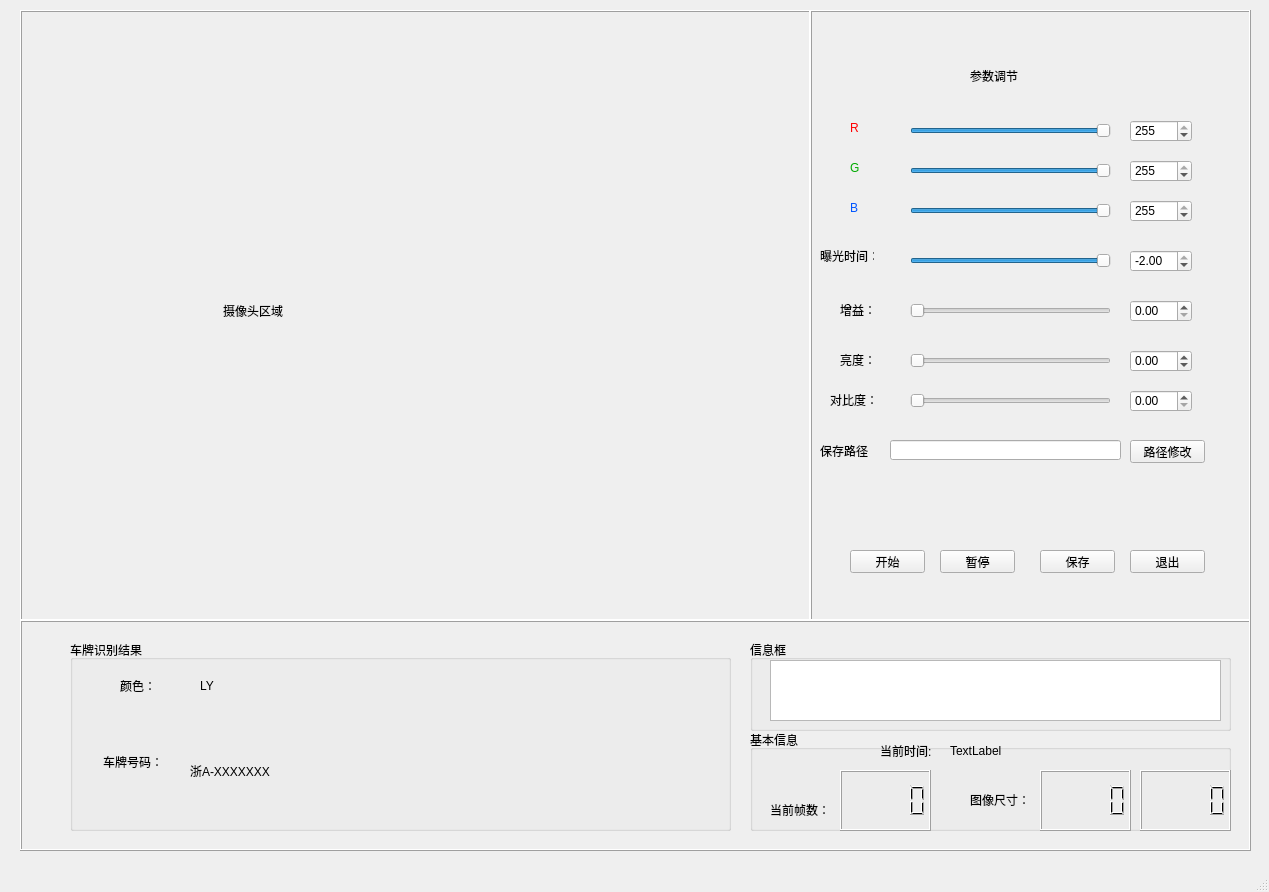
<?xml version="1.0" encoding="UTF-8"?>
<ui version="4.0">
 <class>camera</class>
 <widget class="QMainWindow" name="camera">
  <property name="geometry">
   <rect>
    <x>0</x>
    <y>0</y>
    <width>1269</width>
    <height>892</height>
   </rect>
  </property>
  <property name="windowTitle">
   <string>MainWindow</string>
  </property>
  <widget class="QWidget" name="centralwidget">
   <widget class="QFrame" name="frame">
    <property name="geometry">
     <rect>
      <x>20</x>
      <y>10</y>
      <width>791</width>
      <height>611</height>
     </rect>
    </property>
    <property name="frameShape">
     <enum>QFrame::Box</enum>
    </property>
    <property name="frameShadow">
     <enum>QFrame::Raised</enum>
    </property>
    <widget class="QLabel" name="DispLb">
     <property name="geometry">
      <rect>
       <x>10</x>
       <y>10</y>
       <width>771</width>
       <height>581</height>
      </rect>
     </property>
     <property name="text">
      <string>                                                          摄像头区域</string>
     </property>
    </widget>
   </widget>
   <widget class="QFrame" name="frame_2">
    <property name="geometry">
     <rect>
      <x>810</x>
      <y>10</y>
      <width>441</width>
      <height>611</height>
     </rect>
    </property>
    <property name="frameShape">
     <enum>QFrame::Box</enum>
    </property>
    <property name="frameShadow">
     <enum>QFrame::Raised</enum>
    </property>
    <widget class="QPushButton" name="ShowBt">
     <property name="geometry">
      <rect>
       <x>40</x>
       <y>540</y>
       <width>75</width>
       <height>23</height>
      </rect>
     </property>
     <property name="text">
      <string>开始</string>
     </property>
    </widget>
    <widget class="QPushButton" name="StopBt">
     <property name="geometry">
      <rect>
       <x>130</x>
       <y>540</y>
       <width>75</width>
       <height>23</height>
      </rect>
     </property>
     <property name="text">
      <string>暂停</string>
     </property>
    </widget>
    <widget class="QDoubleSpinBox" name="RedColorSpB">
     <property name="geometry">
      <rect>
       <x>320</x>
       <y>110</y>
       <width>62</width>
       <height>22</height>
      </rect>
     </property>
     <property name="decimals">
      <number>0</number>
     </property>
     <property name="maximum">
      <double>255.000000000000000</double>
     </property>
     <property name="value">
      <double>255.000000000000000</double>
     </property>
    </widget>
    <widget class="QSlider" name="RedColorSld">
     <property name="geometry">
      <rect>
       <x>100</x>
       <y>110</y>
       <width>201</width>
       <height>22</height>
      </rect>
     </property>
     <property name="maximum">
      <number>255</number>
     </property>
     <property name="value">
      <number>255</number>
     </property>
     <property name="sliderPosition">
      <number>255</number>
     </property>
     <property name="orientation">
      <enum>Qt::Horizontal</enum>
     </property>
    </widget>
    <widget class="QSlider" name="GreenColorSld">
     <property name="geometry">
      <rect>
       <x>100</x>
       <y>150</y>
       <width>201</width>
       <height>22</height>
      </rect>
     </property>
     <property name="maximum">
      <number>255</number>
     </property>
     <property name="value">
      <number>255</number>
     </property>
     <property name="orientation">
      <enum>Qt::Horizontal</enum>
     </property>
    </widget>
    <widget class="QSlider" name="BlueColorSld">
     <property name="geometry">
      <rect>
       <x>100</x>
       <y>190</y>
       <width>201</width>
       <height>22</height>
      </rect>
     </property>
     <property name="maximum">
      <number>255</number>
     </property>
     <property name="value">
      <number>255</number>
     </property>
     <property name="orientation">
      <enum>Qt::Horizontal</enum>
     </property>
    </widget>
    <widget class="QDoubleSpinBox" name="GreenColorSpB">
     <property name="geometry">
      <rect>
       <x>320</x>
       <y>150</y>
       <width>62</width>
       <height>22</height>
      </rect>
     </property>
     <property name="decimals">
      <number>0</number>
     </property>
     <property name="minimum">
      <double>0.000000000000000</double>
     </property>
     <property name="maximum">
      <double>255.000000000000000</double>
     </property>
     <property name="value">
      <double>255.000000000000000</double>
     </property>
    </widget>
    <widget class="QDoubleSpinBox" name="BlueColorSpB">
     <property name="geometry">
      <rect>
       <x>320</x>
       <y>190</y>
       <width>62</width>
       <height>22</height>
      </rect>
     </property>
     <property name="decimals">
      <number>0</number>
     </property>
     <property name="maximum">
      <double>255.000000000000000</double>
     </property>
     <property name="singleStep">
      <double>0.000000000000000</double>
     </property>
     <property name="value">
      <double>255.000000000000000</double>
     </property>
    </widget>
    <widget class="QLabel" name="label_4">
     <property name="geometry">
      <rect>
       <x>40</x>
       <y>110</y>
       <width>21</width>
       <height>16</height>
      </rect>
     </property>
     <property name="palette">
      <palette>
       <active>
        <colorrole role="WindowText">
         <brush brushstyle="SolidPattern">
          <color alpha="255">
           <red>255</red>
           <green>0</green>
           <blue>0</blue>
          </color>
         </brush>
        </colorrole>
       </active>
       <inactive>
        <colorrole role="WindowText">
         <brush brushstyle="SolidPattern">
          <color alpha="255">
           <red>255</red>
           <green>0</green>
           <blue>0</blue>
          </color>
         </brush>
        </colorrole>
       </inactive>
       <disabled>
        <colorrole role="WindowText">
         <brush brushstyle="SolidPattern">
          <color alpha="255">
           <red>120</red>
           <green>120</green>
           <blue>120</blue>
          </color>
         </brush>
        </colorrole>
       </disabled>
      </palette>
     </property>
     <property name="styleSheet">
      <string notr="true">font: 14pt &quot;Consolas&quot;;
</string>
     </property>
     <property name="text">
      <string>R</string>
     </property>
    </widget>
    <widget class="QLabel" name="label_5">
     <property name="geometry">
      <rect>
       <x>40</x>
       <y>150</y>
       <width>21</width>
       <height>16</height>
      </rect>
     </property>
     <property name="palette">
      <palette>
       <active>
        <colorrole role="WindowText">
         <brush brushstyle="SolidPattern">
          <color alpha="255">
           <red>0</red>
           <green>170</green>
           <blue>0</blue>
          </color>
         </brush>
        </colorrole>
       </active>
       <inactive>
        <colorrole role="WindowText">
         <brush brushstyle="SolidPattern">
          <color alpha="255">
           <red>0</red>
           <green>170</green>
           <blue>0</blue>
          </color>
         </brush>
        </colorrole>
       </inactive>
       <disabled>
        <colorrole role="WindowText">
         <brush brushstyle="SolidPattern">
          <color alpha="255">
           <red>120</red>
           <green>120</green>
           <blue>120</blue>
          </color>
         </brush>
        </colorrole>
       </disabled>
      </palette>
     </property>
     <property name="styleSheet">
      <string notr="true">font: 14pt &quot;Consolas&quot;;</string>
     </property>
     <property name="text">
      <string>G</string>
     </property>
    </widget>
    <widget class="QLabel" name="label_6">
     <property name="geometry">
      <rect>
       <x>40</x>
       <y>190</y>
       <width>21</width>
       <height>16</height>
      </rect>
     </property>
     <property name="palette">
      <palette>
       <active>
        <colorrole role="WindowText">
         <brush brushstyle="SolidPattern">
          <color alpha="255">
           <red>0</red>
           <green>85</green>
           <blue>255</blue>
          </color>
         </brush>
        </colorrole>
       </active>
       <inactive>
        <colorrole role="WindowText">
         <brush brushstyle="SolidPattern">
          <color alpha="255">
           <red>0</red>
           <green>85</green>
           <blue>255</blue>
          </color>
         </brush>
        </colorrole>
       </inactive>
       <disabled>
        <colorrole role="WindowText">
         <brush brushstyle="SolidPattern">
          <color alpha="255">
           <red>120</red>
           <green>120</green>
           <blue>120</blue>
          </color>
         </brush>
        </colorrole>
       </disabled>
      </palette>
     </property>
     <property name="styleSheet">
      <string notr="true">font: 14pt &quot;Consolas&quot;;</string>
     </property>
     <property name="text">
      <string>B</string>
     </property>
    </widget>
    <widget class="QSlider" name="ExpTimeSld">
     <property name="geometry">
      <rect>
       <x>100</x>
       <y>240</y>
       <width>201</width>
       <height>22</height>
      </rect>
     </property>
     <property name="minimum">
      <number>-10</number>
     </property>
     <property name="maximum">
      <number>-2</number>
     </property>
     <property name="orientation">
      <enum>Qt::Horizontal</enum>
     </property>
    </widget>
    <widget class="QSlider" name="GainSld">
     <property name="geometry">
      <rect>
       <x>100</x>
       <y>290</y>
       <width>201</width>
       <height>22</height>
      </rect>
     </property>
     <property name="orientation">
      <enum>Qt::Horizontal</enum>
     </property>
    </widget>
    <widget class="QSlider" name="BrightSld">
     <property name="geometry">
      <rect>
       <x>100</x>
       <y>340</y>
       <width>201</width>
       <height>22</height>
      </rect>
     </property>
     <property name="orientation">
      <enum>Qt::Horizontal</enum>
     </property>
    </widget>
    <widget class="QSlider" name="ContrastSld">
     <property name="geometry">
      <rect>
       <x>100</x>
       <y>380</y>
       <width>201</width>
       <height>22</height>
      </rect>
     </property>
     <property name="orientation">
      <enum>Qt::Horizontal</enum>
     </property>
    </widget>
    <widget class="QLabel" name="label_7">
     <property name="geometry">
      <rect>
       <x>10</x>
       <y>240</y>
       <width>54</width>
       <height>12</height>
      </rect>
     </property>
     <property name="text">
      <string>曝光时间：</string>
     </property>
    </widget>
    <widget class="QLabel" name="label_8">
     <property name="geometry">
      <rect>
       <x>30</x>
       <y>290</y>
       <width>54</width>
       <height>20</height>
      </rect>
     </property>
     <property name="text">
      <string>增益：</string>
     </property>
    </widget>
    <widget class="QLabel" name="label_9">
     <property name="geometry">
      <rect>
       <x>30</x>
       <y>340</y>
       <width>54</width>
       <height>20</height>
      </rect>
     </property>
     <property name="text">
      <string>亮度：</string>
     </property>
    </widget>
    <widget class="QLabel" name="label_10">
     <property name="geometry">
      <rect>
       <x>20</x>
       <y>380</y>
       <width>54</width>
       <height>20</height>
      </rect>
     </property>
     <property name="text">
      <string>对比度：</string>
     </property>
    </widget>
    <widget class="QDoubleSpinBox" name="ExpTimeSpB">
     <property name="geometry">
      <rect>
       <x>320</x>
       <y>240</y>
       <width>62</width>
       <height>22</height>
      </rect>
     </property>
     <property name="decimals">
      <number>2</number>
     </property>
     <property name="minimum">
      <double>-10.000000000000000</double>
     </property>
     <property name="maximum">
      <double>-2.000000000000000</double>
     </property>
    </widget>
    <widget class="QDoubleSpinBox" name="GainSpB">
     <property name="geometry">
      <rect>
       <x>320</x>
       <y>290</y>
       <width>62</width>
       <height>22</height>
      </rect>
     </property>
     <property name="decimals">
      <number>2</number>
     </property>
     <property name="maximum">
      <double>128.000000000000000</double>
     </property>
    </widget>
    <widget class="QDoubleSpinBox" name="BrightSpB">
     <property name="geometry">
      <rect>
       <x>320</x>
       <y>340</y>
       <width>62</width>
       <height>22</height>
      </rect>
     </property>
     <property name="decimals">
      <number>2</number>
     </property>
     <property name="minimum">
      <double>-64.000000000000000</double>
     </property>
     <property name="maximum">
      <double>64.000000000000000</double>
     </property>
    </widget>
    <widget class="QDoubleSpinBox" name="ContrastSpB">
     <property name="geometry">
      <rect>
       <x>320</x>
       <y>380</y>
       <width>62</width>
       <height>22</height>
      </rect>
     </property>
     <property name="decimals">
      <number>2</number>
     </property>
     <property name="maximum">
      <double>100.000000000000000</double>
     </property>
    </widget>
    <widget class="QLineEdit" name="FilePathLE">
     <property name="geometry">
      <rect>
       <x>80</x>
       <y>430</y>
       <width>231</width>
       <height>20</height>
      </rect>
     </property>
    </widget>
    <widget class="QPushButton" name="FilePathBt">
     <property name="geometry">
      <rect>
       <x>320</x>
       <y>430</y>
       <width>75</width>
       <height>23</height>
      </rect>
     </property>
     <property name="text">
      <string>路径修改</string>
     </property>
    </widget>
    <widget class="QLabel" name="label_11">
     <property name="geometry">
      <rect>
       <x>10</x>
       <y>430</y>
       <width>51</width>
       <height>21</height>
      </rect>
     </property>
     <property name="text">
      <string>保存路径：</string>
     </property>
    </widget>
    <widget class="QPushButton" name="RecordBt">
     <property name="geometry">
      <rect>
       <x>230</x>
       <y>540</y>
       <width>75</width>
       <height>23</height>
      </rect>
     </property>
     <property name="text">
      <string>保存</string>
     </property>
    </widget>
    <widget class="QPushButton" name="ExitBt">
     <property name="geometry">
      <rect>
       <x>320</x>
       <y>540</y>
       <width>75</width>
       <height>23</height>
      </rect>
     </property>
     <property name="text">
      <string>退出</string>
     </property>
    </widget>
    <widget class="QLabel" name="label_3">
     <property name="geometry">
      <rect>
       <x>160</x>
       <y>40</y>
       <width>131</width>
       <height>51</height>
      </rect>
     </property>
     <property name="styleSheet">
      <string notr="true">font: 20pt &quot;Agency FB&quot;;</string>
     </property>
     <property name="text">
      <string>参数调节</string>
     </property>
    </widget>
   </widget>
   <widget class="QFrame" name="frame_3">
    <property name="geometry">
     <rect>
      <x>20</x>
      <y>620</y>
      <width>1231</width>
      <height>231</height>
     </rect>
    </property>
    <property name="frameShape">
     <enum>QFrame::Box</enum>
    </property>
    <property name="frameShadow">
     <enum>QFrame::Raised</enum>
    </property>
    <widget class="QGroupBox" name="groupBox">
     <property name="geometry">
      <rect>
       <x>50</x>
       <y>20</y>
       <width>661</width>
       <height>191</height>
      </rect>
     </property>
     <property name="title">
      <string>车牌识别结果</string>
     </property>
     <widget class="QLabel" name="label_12">
      <property name="geometry">
       <rect>
        <x>50</x>
        <y>40</y>
        <width>54</width>
        <height>12</height>
       </rect>
      </property>
      <property name="text">
       <string>颜色：</string>
      </property>
     </widget>
     <widget class="QLabel" name="label_13">
      <property name="geometry">
       <rect>
        <x>33</x>
        <y>112</y>
        <width>71</width>
        <height>20</height>
       </rect>
      </property>
      <property name="text">
       <string>车牌号码：</string>
      </property>
     </widget>
     <widget class="QLabel" name="label_14">
      <property name="geometry">
       <rect>
        <x>130</x>
        <y>40</y>
        <width>54</width>
        <height>12</height>
       </rect>
      </property>
      <property name="text">
       <string>LY</string>
      </property>
     </widget>
     <widget class="QLabel" name="label_15">
      <property name="geometry">
       <rect>
        <x>120</x>
        <y>110</y>
        <width>171</width>
        <height>41</height>
       </rect>
      </property>
      <property name="styleSheet">
       <string notr="true">font: 75 22pt &quot;Agcy FB&quot;;</string>
      </property>
      <property name="text">
       <string>浙A-XXXXXXX</string>
      </property>
     </widget>
    </widget>
    <widget class="QGroupBox" name="groupBox_2">
     <property name="geometry">
      <rect>
       <x>730</x>
       <y>20</y>
       <width>481</width>
       <height>91</height>
      </rect>
     </property>
     <property name="title">
      <string>信息框</string>
     </property>
     <widget class="QTextEdit" name="MsgTE">
      <property name="geometry">
       <rect>
        <x>20</x>
        <y>20</y>
        <width>451</width>
        <height>61</height>
       </rect>
      </property>
     </widget>
    </widget>
    <widget class="QGroupBox" name="groupBox_3">
     <property name="geometry">
      <rect>
       <x>730</x>
       <y>110</y>
       <width>481</width>
       <height>101</height>
      </rect>
     </property>
     <property name="title">
      <string>基本信息</string>
     </property>
     <widget class="QLabel" name="label">
      <property name="geometry">
       <rect>
        <x>20</x>
        <y>70</y>
        <width>71</width>
        <height>20</height>
       </rect>
      </property>
      <property name="text">
       <string>当前帧数：</string>
      </property>
     </widget>
     <widget class="QLCDNumber" name="FmRateLCD">
      <property name="geometry">
       <rect>
        <x>90</x>
        <y>40</y>
        <width>91</width>
        <height>61</height>
       </rect>
      </property>
     </widget>
     <widget class="QLabel" name="label_2">
      <property name="geometry">
       <rect>
        <x>220</x>
        <y>60</y>
        <width>71</width>
        <height>20</height>
       </rect>
      </property>
      <property name="text">
       <string>图像尺寸：</string>
      </property>
     </widget>
     <widget class="QLCDNumber" name="ImgWidthLCD">
      <property name="geometry">
       <rect>
        <x>290</x>
        <y>40</y>
        <width>91</width>
        <height>61</height>
       </rect>
      </property>
     </widget>
     <widget class="QLCDNumber" name="ImgHeightLCD">
      <property name="geometry">
       <rect>
        <x>390</x>
        <y>40</y>
        <width>91</width>
        <height>61</height>
       </rect>
      </property>
     </widget>
     <widget class="QLabel" name="timeLabel">
      <property name="geometry">
       <rect>
        <x>200</x>
        <y>10</y>
        <width>261</width>
        <height>21</height>
       </rect>
      </property>
      <property name="text">
       <string>TextLabel</string>
      </property>
     </widget>
     <widget class="QLabel" name="label_17">
      <property name="geometry">
       <rect>
        <x>130</x>
        <y>10</y>
        <width>51</width>
        <height>21</height>
       </rect>
      </property>
      <property name="text">
       <string>当前时间:</string>
      </property>
     </widget>
    </widget>
   </widget>
  </widget>
  <widget class="QMenuBar" name="menubar">
   <property name="geometry">
    <rect>
     <x>0</x>
     <y>0</y>
     <width>1269</width>
     <height>23</height>
    </rect>
   </property>
  </widget>
  <widget class="QStatusBar" name="statusbar"/>
 </widget>
 <resources/>
 <connections/>
</ui>
